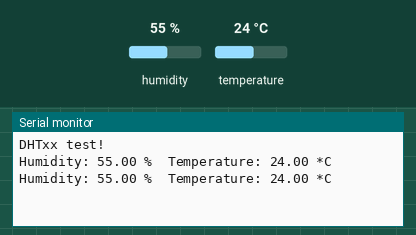
A sketch run on a simulated Arduino Uno, built with avr-gcc and run on an emulated ATmega328P. On the bench: the last lines printed to the serial monitor. The inputs (shaded band) are chosen by the test bench; at power-on: humidity 55 %, temperature 24 °C.

Above: at 3.8 s.
3.9 s: humidity set to 22 %
At 7.4 s:
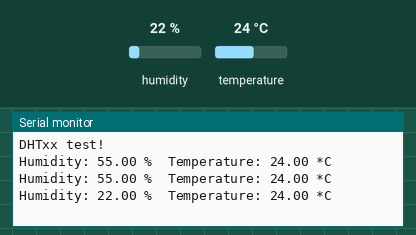
7.8 s: temperature set to 12 °C
At 9.9 s:
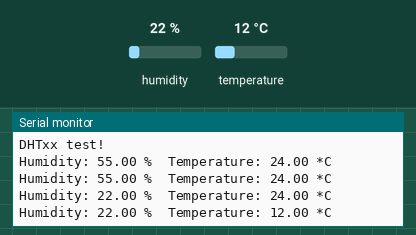
11.7 s: humidity set to 40 %
At 12.4 s:
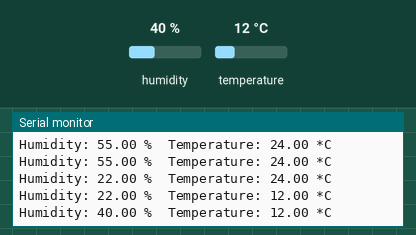
Timing chart, 0 to 14.7 s (numbered marks = the images above; inputs shaded):
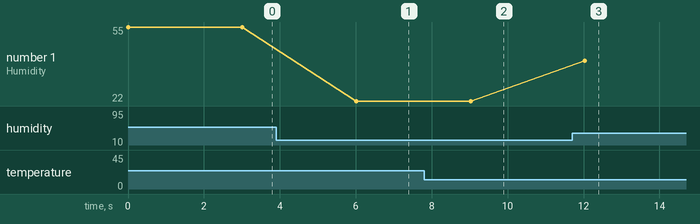

Measured:
- after the input at 3.9 s, the serial monitor: prints a new line after 2.1 s (image 1)
- after the input at 7.8 s, the serial monitor: prints a new line after 1.2 s (image 2)
- after the input at 11.7 s, the serial monitor: prints a new line after 0.33 s (image 3)
- plotted number 1: 55 → 22 after the input at 3.9 s, 22 → 40 after the input at 11.7 s

The sketch:

dht22_ladyada.ino
```cpp
// Testing AM2302 sensor (aka DHT22) on Jeenode with lib: https://github.com/adafruit/DHT-sensor-library

// Example testing sketch for various DHT humidity/temperature sensors
// Written by ladyada, public domain
// Modified by Aymerick for jeenode use

// NOTE:
// - Humidity value seems almost the same as SHT11 value
// - Temperature seems 1.8 *C greater than SHT11 value

#include "DHT.h"

#define DHTPIN 4     // Jeenode: Port 1 DI01 - Arduino: Digital 4

// Uncomment whatever type you're using!
//#define DHTTYPE DHT11   // DHT 11
#define DHTTYPE DHT22   // DHT 22  (AM2302)
//#define DHTTYPE DHT21   // DHT 21 (AM2301)

// Connect pin 1 (on the left) of the sensor to +3.3V
// Connect pin 2 of the sensor to whatever your DHTPIN is
// Connect pin 4 (on the right) of the sensor to GROUND
// Connect a 4.7K resistor from pin 2 (data) to +3.3V

DHT dht(DHTPIN, DHTTYPE);

void setup() {
  Serial.begin(57600);
  Serial.println("DHTxx test!");

  dht.begin();
}

void loop() {
  // Reading temperature or humidity takes about 250 milliseconds!
  // Sensor readings may also be up to 2 seconds 'old' (its a very slow sensor)
  float h = dht.readHumidity();
  float t = dht.readTemperature();

  // check if returns are valid, if they are NaN (not a number) then something went wrong!
  if (isnan(t) || isnan(h)) {
    Serial.println("Failed to read from DHT");
  } else {
    Serial.print("Humidity: ");
    Serial.print(h);
    Serial.print(" %\t");
    Serial.print("Temperature: ");
    Serial.print(t);
    Serial.println(" *C");
  }
  delay(3000);
}
```
